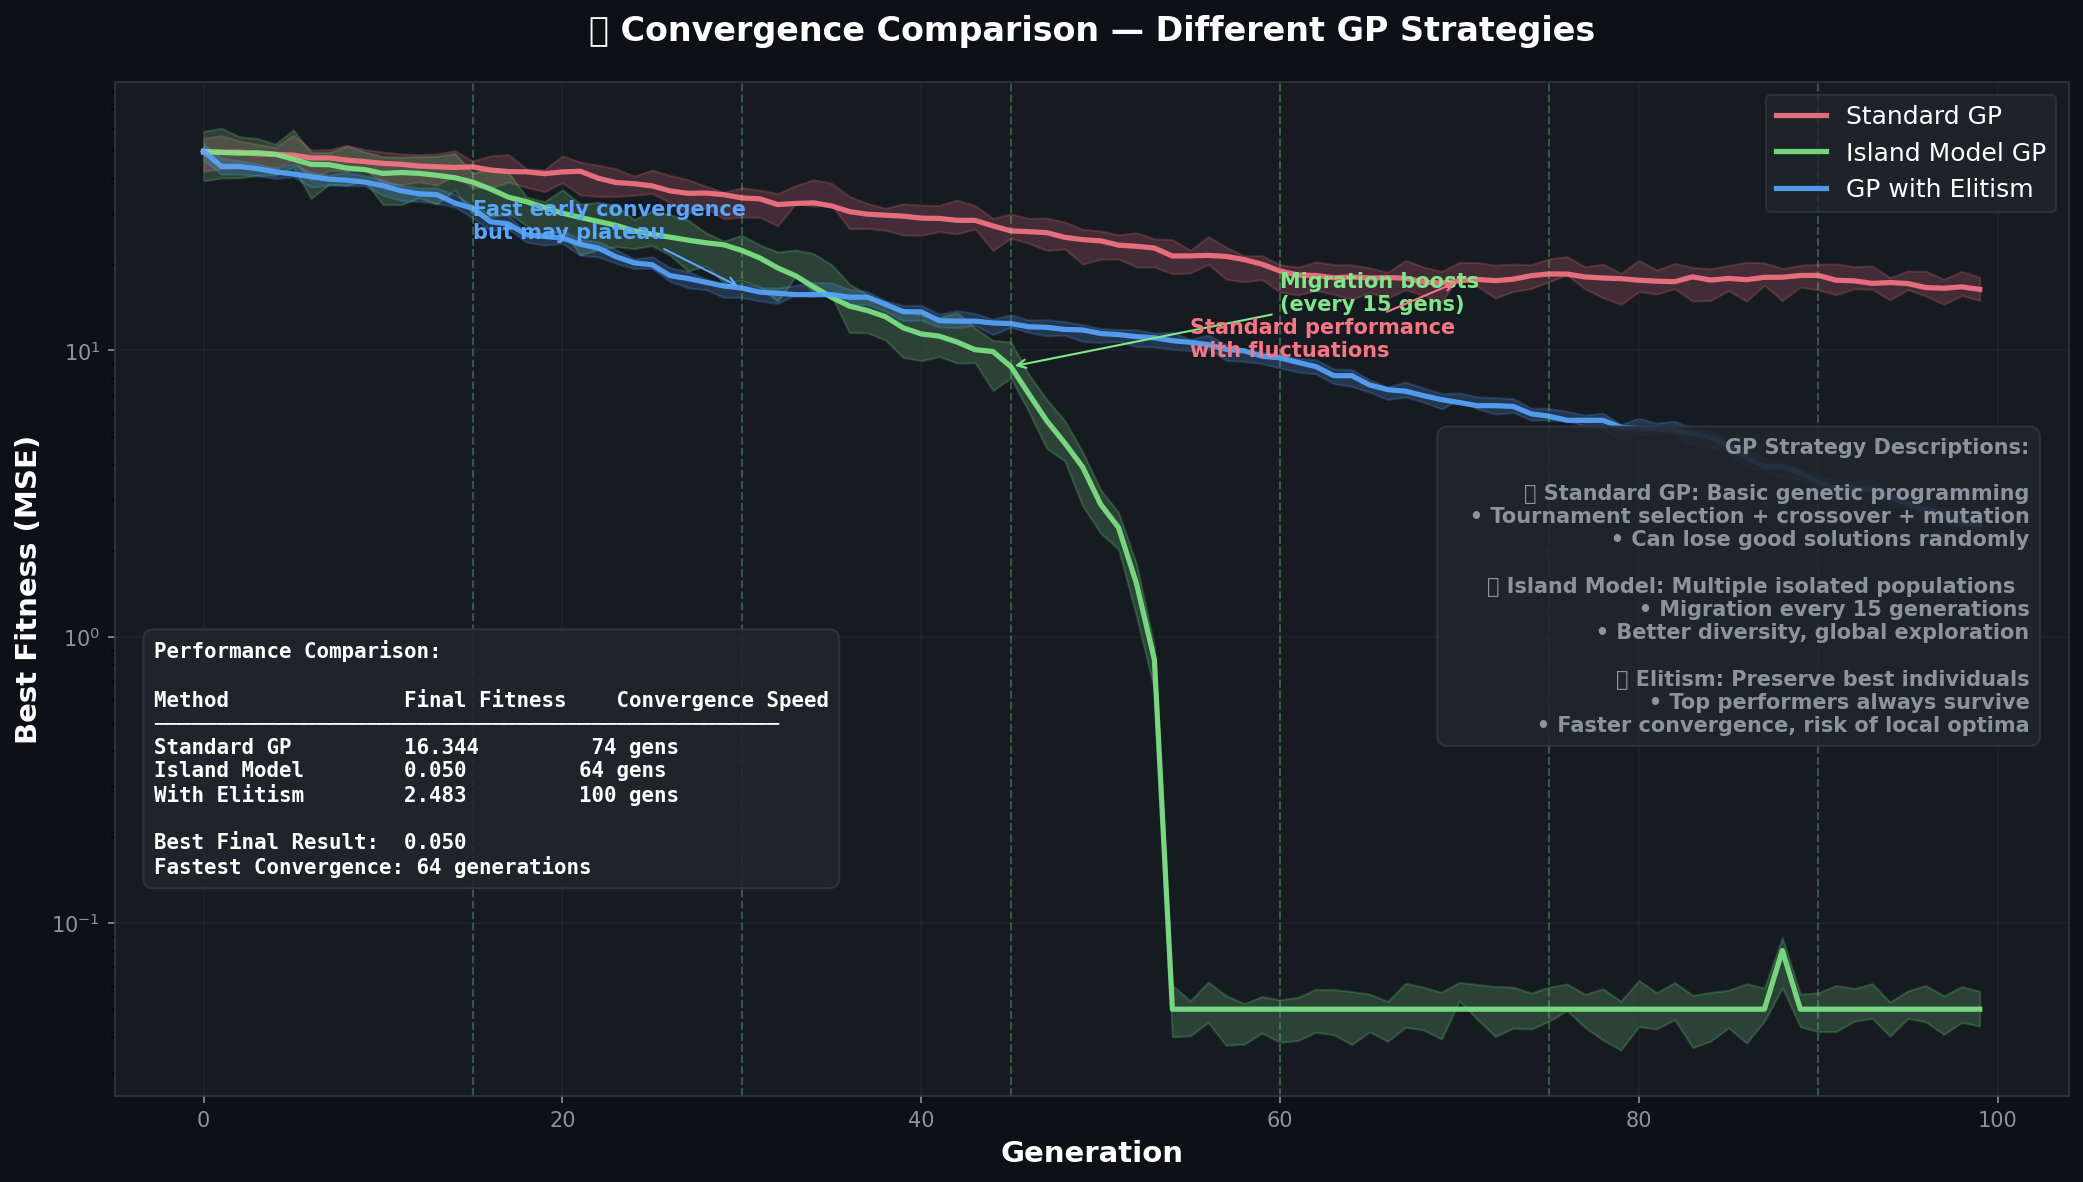

Reproduce this figure in Python.
#!/usr/bin/env python3
"""Convergence comparison: standard GP vs island model vs with elitism."""

import numpy as np
import matplotlib.pyplot as plt
import os

def create_convergence_comparison():
    """Line chart comparing different GP variants."""
    fig, ax = plt.subplots(figsize=(14, 8), facecolor='#0d1117')
    ax.set_facecolor('#161b22')
    ax.tick_params(colors='#8b949e')
    for spine in ax.spines.values():
        spine.set_color('#30363d')
    
    generations = np.arange(0, 100)
    np.random.seed(42)
    
    # Standard GP - baseline
    standard_fitness = []
    current_fitness = 50.0
    for gen in generations:
        improvement = np.random.exponential(0.8) * (current_fitness / 50.0)
        current_fitness = max(0.1, current_fitness - improvement + np.random.normal(0, 0.3))
        standard_fitness.append(current_fitness)
    
    # Island Model GP - better exploration, delayed but superior convergence
    island_fitness = []
    current_fitness = 50.0
    migration_boost = 0
    for gen in generations:
        # Migration every 15 generations provides diversity boost
        if gen > 0 and gen % 15 == 0:
            migration_boost = 3.0  # Diversity injection
        
        base_improvement = np.random.exponential(0.6) * (current_fitness / 50.0)
        improvement = base_improvement + migration_boost * 0.5
        migration_boost = max(0, migration_boost - 0.2)
        
        current_fitness = max(0.05, current_fitness - improvement + np.random.normal(0, 0.2))
        island_fitness.append(current_fitness)
    
    # Elitism GP - preserves best, faster initial convergence
    elitism_fitness = []
    current_fitness = 50.0
    best_ever = current_fitness
    for gen in generations:
        improvement = np.random.exponential(1.2) * (current_fitness / 50.0)
        candidate_fitness = max(0.02, current_fitness - improvement + np.random.normal(0, 0.15))
        
        # Elitism: never lose the best
        current_fitness = min(candidate_fitness, best_ever)
        best_ever = current_fitness
        elitism_fitness.append(current_fitness)
    
    # Plot all three methods
    ax.plot(generations, standard_fitness, color='#f97583', linewidth=2.5, 
           label='Standard GP', alpha=0.9)
    ax.plot(generations, island_fitness, color='#7ee787', linewidth=2.5, 
           label='Island Model GP', alpha=0.9)
    ax.plot(generations, elitism_fitness, color='#58a6ff', linewidth=2.5, 
           label='GP with Elitism', alpha=0.9)
    
    # Add confidence bands
    for method, data, color in [('Standard', standard_fitness, '#f97583'),
                               ('Island', island_fitness, '#7ee787'), 
                               ('Elitism', elitism_fitness, '#58a6ff')]:
        # Simulate multiple runs
        runs = []
        for run in range(10):
            np.random.seed(42 + run)
            if method == 'Standard':
                run_data = np.array(standard_fitness) * np.random.uniform(0.8, 1.2, len(generations))
            elif method == 'Island':
                run_data = np.array(island_fitness) * np.random.uniform(0.7, 1.3, len(generations))
            else:  # Elitism
                run_data = np.array(elitism_fitness) * np.random.uniform(0.9, 1.1, len(generations))
            runs.append(run_data)
        
        runs = np.array(runs)
        mean_run = np.mean(runs, axis=0)
        std_run = np.std(runs, axis=0)
        
        ax.fill_between(generations, mean_run - std_run, mean_run + std_run,
                       color=color, alpha=0.2)
    
    # Annotations for key features
    ax.annotate('Fast early convergence\nbut may plateau', 
                xy=(30, elitism_fitness[30]), xytext=(15, elitism_fitness[30] + 8),
                color='#58a6ff', fontsize=10, fontweight='bold',
                arrowprops=dict(arrowstyle='->', color='#58a6ff'))
    
    ax.annotate('Migration boosts\n(every 15 gens)', 
                xy=(45, island_fitness[45]), xytext=(60, island_fitness[45] + 5),
                color='#7ee787', fontsize=10, fontweight='bold',
                arrowprops=dict(arrowstyle='->', color='#7ee787'))
    
    ax.annotate('Standard performance\nwith fluctuations', 
                xy=(70, standard_fitness[70]), xytext=(55, standard_fitness[70] - 8),
                color='#f97583', fontsize=10, fontweight='bold',
                arrowprops=dict(arrowstyle='->', color='#f97583'))
    
    # Highlight migration points for island model
    for gen in range(15, 100, 15):
        ax.axvline(x=gen, color='#7ee787', alpha=0.3, linestyle='--', linewidth=1)
    
    # Styling
    ax.set_xlabel('Generation', color='white', fontsize=14, fontweight='bold')
    ax.set_ylabel('Best Fitness (MSE)', color='white', fontsize=14, fontweight='bold')
    ax.set_title('🚀 Convergence Comparison — Different GP Strategies', 
                 color='white', fontsize=16, fontweight='bold', pad=20)
    
    ax.set_yscale('log')
    ax.grid(True, alpha=0.3, color='#30363d')
    ax.legend(loc='upper right', facecolor='#21262d', edgecolor='#30363d', 
              labelcolor='white', fontsize=12)
    
    # Performance comparison table
    final_standard = standard_fitness[-1]
    final_island = island_fitness[-1]
    final_elitism = elitism_fitness[-1]
    
    # Find convergence points (where improvement < 1%)
    def find_convergence(data, threshold=0.01):
        for i in range(10, len(data)):
            if i >= len(data) - 1:
                return len(data)
            recent_improvement = abs(data[i-10] - data[i]) / data[i-10] if data[i-10] > 0 else 0
            if recent_improvement < threshold:
                return i
        return len(data)
    
    conv_standard = find_convergence(standard_fitness)
    conv_island = find_convergence(island_fitness)
    conv_elitism = find_convergence(elitism_fitness)
    
    comparison_table = f'''Performance Comparison:

Method              Final Fitness    Convergence Speed
{'─'*50}
Standard GP         {final_standard:.3f}         {conv_standard} gens
Island Model        {final_island:.3f}         {conv_island} gens
With Elitism        {final_elitism:.3f}         {conv_elitism} gens

Best Final Result:  {min(final_standard, final_island, final_elitism):.3f}
Fastest Convergence: {min(conv_standard, conv_island, conv_elitism)} generations'''
    
    ax.text(0.02, 0.45, comparison_table, transform=ax.transAxes, fontsize=10,
            verticalalignment='top', color='white', fontweight='bold',
            fontfamily='monospace',
            bbox=dict(boxstyle='round,pad=0.5', facecolor='#21262d', 
                     edgecolor='#30363d', alpha=0.9))
    
    # Add method descriptions
    descriptions = '''GP Strategy Descriptions:

🔴 Standard GP: Basic genetic programming
   • Tournament selection + crossover + mutation
   • Can lose good solutions randomly

🟢 Island Model: Multiple isolated populations  
   • Migration every 15 generations
   • Better diversity, global exploration

🔵 Elitism: Preserve best individuals
   • Top performers always survive
   • Faster convergence, risk of local optima'''
    
    ax.text(0.98, 0.65, descriptions, transform=ax.transAxes, fontsize=10,
            verticalalignment='top', horizontalalignment='right',
            color='#8b949e', fontweight='bold',
            bbox=dict(boxstyle='round,pad=0.5', facecolor='#21262d', 
                     edgecolor='#30363d', alpha=0.9))
    
    plt.tight_layout()
    out = os.path.expanduser('~/.openclaw/workspace/genlang/examples/convergence_comparison.png')
    plt.savefig(out, dpi=150, facecolor='#0d1117', bbox_inches='tight')
    plt.close()
    print(f"Saved: {out}")
    return out

if __name__ == '__main__':
    create_convergence_comparison()